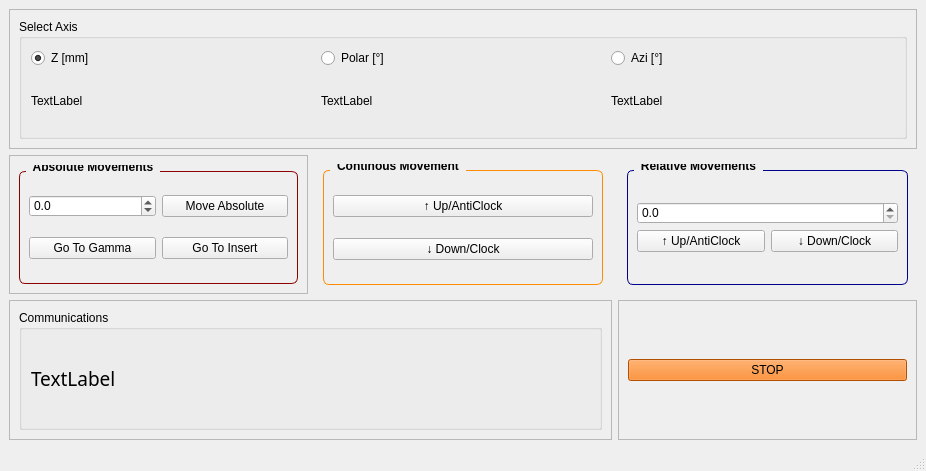
<?xml version="1.0" encoding="UTF-8"?>
<ui version="4.0">
 <class>ManipulatorControl</class>
 <widget class="QMainWindow" name="ManipulatorControl">
  <property name="geometry">
   <rect>
    <x>0</x>
    <y>0</y>
    <width>926</width>
    <height>471</height>
   </rect>
  </property>
  <property name="windowTitle">
   <string>ManipulatorControl</string>
  </property>
  <property name="styleSheet">
   <string notr="true">font: 14pt &quot;Noto Sans&quot;;



</string>
  </property>
  <widget class="QWidget" name="centralwidget">
   <property name="enabled">
    <bool>true</bool>
   </property>
   <property name="styleSheet">
    <string notr="true">

</string>
   </property>
   <layout class="QGridLayout" name="gridLayout_7">
    <item row="0" column="0" colspan="3">
     <widget class="QFrame" name="frame">
      <property name="frameShape">
       <enum>QFrame::StyledPanel</enum>
      </property>
      <property name="frameShadow">
       <enum>QFrame::Raised</enum>
      </property>
      <layout class="QHBoxLayout" name="horizontalLayout">
       <item>
        <widget class="QGroupBox" name="CurrentAxisBox">
         <property name="styleSheet">
          <string notr="true"/>
         </property>
         <property name="title">
          <string>Select Axis</string>
         </property>
         <layout class="QHBoxLayout" name="horizontalLayout_2">
          <item>
           <layout class="QGridLayout" name="gridLayout">
            <item row="1" column="0">
             <widget class="QLabel" name="ZValueLabel">
              <property name="text">
               <string>TextLabel</string>
              </property>
              <property name="textFormat">
               <enum>Qt::AutoText</enum>
              </property>
             </widget>
            </item>
            <item row="1" column="1">
             <widget class="QLabel" name="PolarValueLabel">
              <property name="text">
               <string>TextLabel</string>
              </property>
             </widget>
            </item>
            <item row="1" column="2">
             <widget class="QLabel" name="AziValueLabel">
              <property name="text">
               <string>TextLabel</string>
              </property>
             </widget>
            </item>
            <item row="0" column="0">
             <widget class="QRadioButton" name="ZRadio">
              <property name="text">
               <string>Z [mm]</string>
              </property>
              <property name="checked">
               <bool>true</bool>
              </property>
             </widget>
            </item>
            <item row="0" column="1">
             <widget class="QRadioButton" name="PolarRadio">
              <property name="text">
               <string>Polar [°]</string>
              </property>
             </widget>
            </item>
            <item row="0" column="2">
             <widget class="QRadioButton" name="AziRadio">
              <property name="text">
               <string>Azi [°]</string>
              </property>
             </widget>
            </item>
           </layout>
          </item>
         </layout>
        </widget>
       </item>
      </layout>
     </widget>
    </item>
    <item row="1" column="1">
     <widget class="QFrame" name="frame_3">
      <property name="frameShape">
       <enum>QFrame::NoFrame</enum>
      </property>
      <property name="frameShadow">
       <enum>QFrame::Raised</enum>
      </property>
      <property name="lineWidth">
       <number>1</number>
      </property>
      <layout class="QHBoxLayout" name="horizontalLayout_7">
       <item>
        <widget class="QGroupBox" name="groupBox_3">
         <property name="styleSheet">
          <string notr="true">QGroupBox{
    font: bold;
    border-radius: 6px;
    margin-top: 6px;
	border: 1px solid darkorange;
}
QGroupBox::title {
    subcontrol-origin: margin;
    left: 7px;
    padding: -10px 5px 0px 5px;
}</string>
         </property>
         <property name="title">
          <string>Continous Movement</string>
         </property>
         <layout class="QHBoxLayout" name="horizontalLayout_3">
          <item>
           <layout class="QVBoxLayout" name="verticalLayout">
            <item>
             <widget class="QPushButton" name="MoveUpHoldButton">
              <property name="text">
               <string>↑ Up/AntiClock</string>
              </property>
             </widget>
            </item>
            <item>
             <widget class="QPushButton" name="MoveDownHoldButton">
              <property name="text">
               <string>↓ Down/Clock</string>
              </property>
             </widget>
            </item>
           </layout>
          </item>
         </layout>
        </widget>
       </item>
      </layout>
     </widget>
    </item>
    <item row="1" column="2">
     <widget class="QFrame" name="frame_4">
      <property name="frameShape">
       <enum>QFrame::NoFrame</enum>
      </property>
      <property name="frameShadow">
       <enum>QFrame::Raised</enum>
      </property>
      <layout class="QHBoxLayout" name="horizontalLayout_8">
       <item>
        <widget class="QGroupBox" name="groupBox_2">
         <property name="styleSheet">
          <string notr="true">QGroupBox{
    font: bold;
    border-radius: 6px;
    margin-top: 6px;
	border: 1px solid darkblue;
}
QGroupBox::title {
    subcontrol-origin: margin;
    left: 7px;
    padding: -10px 5px 0px 5px;
}</string>
         </property>
         <property name="title">
          <string>Relative Movements</string>
         </property>
         <layout class="QGridLayout" name="gridLayout_5">
          <item row="0" column="0">
           <layout class="QGridLayout" name="gridLayout_4">
            <item row="1" column="0">
             <widget class="QPushButton" name="MoveUpRelativeButton">
              <property name="text">
               <string>↑ Up/AntiClock</string>
              </property>
             </widget>
            </item>
            <item row="1" column="1">
             <widget class="QPushButton" name="MoveDownRelativeButton">
              <property name="text">
               <string>↓ Down/Clock</string>
              </property>
             </widget>
            </item>
            <item row="0" column="0" colspan="2">
             <widget class="QDoubleSpinBox" name="MoveRelativeBox">
              <property name="minimumSize">
               <size>
                <width>82</width>
                <height>0</height>
               </size>
              </property>
              <property name="decimals">
               <number>1</number>
              </property>
              <property name="maximum">
               <double>200.000000000000000</double>
              </property>
             </widget>
            </item>
           </layout>
          </item>
         </layout>
        </widget>
       </item>
      </layout>
     </widget>
    </item>
    <item row="2" column="2">
     <widget class="QFrame" name="frame_5">
      <property name="frameShape">
       <enum>QFrame::StyledPanel</enum>
      </property>
      <property name="frameShadow">
       <enum>QFrame::Raised</enum>
      </property>
      <layout class="QHBoxLayout" name="horizontalLayout_9">
       <item>
        <widget class="QPushButton" name="StopButton">
         <property name="sizePolicy">
          <sizepolicy hsizetype="Minimum" vsizetype="Fixed">
           <horstretch>5</horstretch>
           <verstretch>0</verstretch>
          </sizepolicy>
         </property>
         <property name="styleSheet">
          <string notr="true">background-color: rgb(248, 112, 0);
font: 36pt &quot;MS Shell Dlg 2&quot;;</string>
         </property>
         <property name="text">
          <string>STOP</string>
         </property>
        </widget>
       </item>
      </layout>
     </widget>
    </item>
    <item row="1" column="0">
     <widget class="QFrame" name="frame_2">
      <property name="styleSheet">
       <string notr="true"/>
      </property>
      <property name="frameShape">
       <enum>QFrame::StyledPanel</enum>
      </property>
      <property name="frameShadow">
       <enum>QFrame::Raised</enum>
      </property>
      <layout class="QHBoxLayout" name="horizontalLayout_6">
       <item>
        <widget class="QGroupBox" name="groupBox">
         <property name="styleSheet">
          <string notr="true">QGroupBox{
    font: bold;
    border-radius: 6px;
    margin-top: 6px;
	border: 1px solid darkred;
}
QGroupBox::title {
    subcontrol-origin: margin;
    left: 7px;
    padding: -10px 5px 0px 5px;
}</string>
         </property>
         <property name="title">
          <string>Absolute Movements</string>
         </property>
         <layout class="QGridLayout" name="gridLayout_3">
          <item row="0" column="0">
           <layout class="QGridLayout" name="gridLayout_2">
            <item row="0" column="0">
             <widget class="QDoubleSpinBox" name="MoveAbsoluteBox">
              <property name="decimals">
               <number>1</number>
              </property>
              <property name="minimum">
               <double>-33700.000000000000000</double>
              </property>
              <property name="maximum">
               <double>200.000000000000000</double>
              </property>
             </widget>
            </item>
           </layout>
          </item>
          <item row="0" column="1">
           <widget class="QPushButton" name="MoveAbsoluteButton">
            <property name="text">
             <string>Move Absolute</string>
            </property>
           </widget>
          </item>
          <item row="1" column="1">
           <widget class="QPushButton" name="GoToInsert">
            <property name="text">
             <string>Go To Insert</string>
            </property>
           </widget>
          </item>
          <item row="1" column="0">
           <widget class="QPushButton" name="GoToGamma">
            <property name="text">
             <string>Go To Gamma</string>
            </property>
           </widget>
          </item>
         </layout>
        </widget>
       </item>
      </layout>
     </widget>
    </item>
    <item row="2" column="0" colspan="2">
     <widget class="QFrame" name="frame_6">
      <property name="frameShape">
       <enum>QFrame::StyledPanel</enum>
      </property>
      <property name="frameShadow">
       <enum>QFrame::Raised</enum>
      </property>
      <layout class="QHBoxLayout" name="horizontalLayout_10">
       <item>
        <widget class="QGroupBox" name="groupBox_4">
         <property name="title">
          <string>Communications</string>
         </property>
         <layout class="QHBoxLayout" name="horizontalLayout_5">
          <item>
           <layout class="QHBoxLayout" name="horizontalLayout_4">
            <item>
             <widget class="QLabel" name="ComLabel">
              <property name="font">
               <font>
                <family>Noto Sans</family>
                <pointsize>14</pointsize>
                <weight>50</weight>
                <italic>false</italic>
                <bold>false</bold>
               </font>
              </property>
              <property name="text">
               <string>TextLabel</string>
              </property>
             </widget>
            </item>
           </layout>
          </item>
         </layout>
        </widget>
       </item>
      </layout>
     </widget>
    </item>
   </layout>
  </widget>
  <widget class="QMenuBar" name="menubar">
   <property name="geometry">
    <rect>
     <x>0</x>
     <y>0</y>
     <width>926</width>
     <height>32</height>
    </rect>
   </property>
  </widget>
  <widget class="QStatusBar" name="statusbar"/>
 </widget>
 <resources/>
 <connections/>
</ui>
